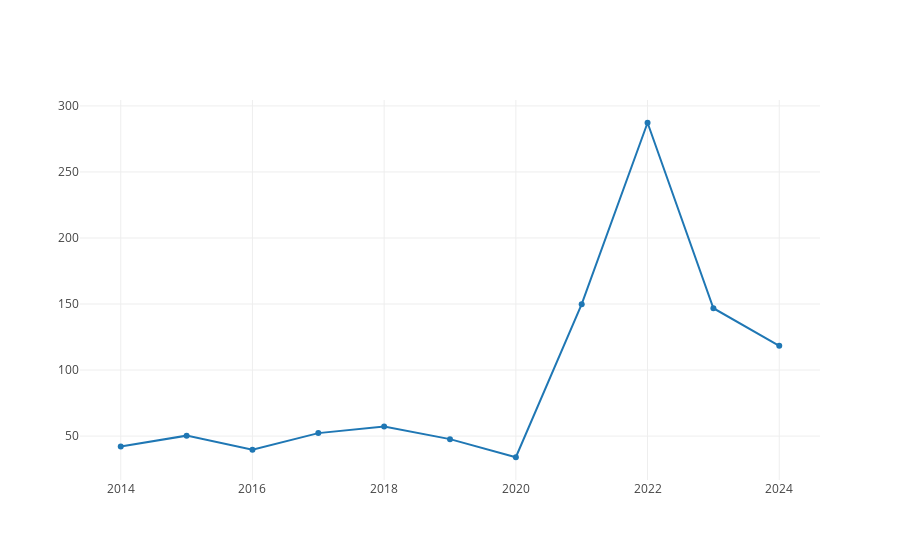

Notebook code for this chart:
### Markdown cell above
### Precio histórico Anual
Analizamos como ha variado el precio de la energía medio año por año.

### Code cell
def precioHistoricoAnual = {
val dfPromedioAnual = dfMercados
    .filter(date_format(col("Fecha"), "yyyy") =!= 2013)
    .groupBy(date_format(col("Fecha"), "yyyy").as("Año"))
    .agg(avg("Valor_Mercado_Spot").as("ValorPromedioAño"))
    .orderBy(col("Año"))

val seqPrecioEnergia = dfPromedioAnual.select("ValorPromedioAño").as[Double].collect.toSeq
val seqAños = dfPromedioAnual.select("Año").as[String].collect.toSeq

val trace =  Scatter(seqAños, seqPrecioEnergia, name = "€/MWh")
     
val data = Seq(trace)
plot(data)
}

precioHistoricoAnual

### Figure 1 — Plotly figure (JSON) as saved in the notebook; plotly's stock layout.template omitted (floating-point values rounded to 4 significant figures)
{"data": [{"name": "€/MWh", "type": "scatter", "x": ["2014", "2015", "2016", "2017", "2018", "2019", "2020", "2021", "2022", "2023", "2024"], "y": [42.14, 50.32, 39.67, 52.23, 57.3, 47.68, 33.96, 149.9, 287.3, 146.8, 118.3]}], "layout": {"autosize": true, "xaxis": {"autorange": true, "range": [2013.0, 2025.0], "type": "linear"}, "yaxis": {"autorange": true, "range": [15.4, 305.8], "type": "linear"}}}
